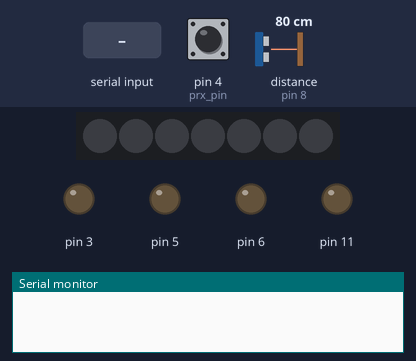
This sketch was run on a simulated Arduino Uno, built with avr-gcc and run on an emulated ATmega328P. Parts: 7 RGB LEDs in strip order, left to right, output pins drawn as LEDs (lit = HIGH), the last lines printed to the serial monitor. Wiring (inferred from the names in the program): ultrasonic range finder: trigger pin 7; echo pin 8. The inputs (shaded band) are chosen by the test bench; at power-on: distance to the obstacle (sensor on pin 8) 80 cm, pin 4 (prx_pin) HIGH. The echo pulse lasts 58.3 µs per cm; dim RGB values are drawn brighter than linear; pins used as bus, display or sensor lines are not drawn.

Above: at 1.2 s.
1.3 s: distance to the obstacle (sensor on pin 8) set to 25 cm
2.8 s: distance to the obstacle (sensor on pin 8) set to 21 cm
At 2.87 s:
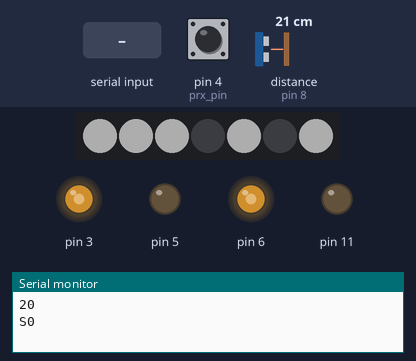
4.5 s: "F" received over Serial
6.1 s: "G" received over Serial
7.6 s: "I" received over Serial
9.1 s: "H" received over Serial
Timing chart, 0 to 11.6 s (numbered marks = the images above; inputs shaded):
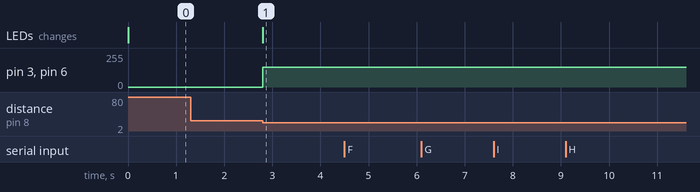

The sketch:

v3.ino
```cpp
#include <FastLED.h>
#include <Servo.h>
// Количество светодиодов
#define NUM_LEDS 7
// Номер порта
#define LED_PIN 10
// Массив светодиодов
CRGB leds[NUM_LEDS];

char income_symbol;

// для оптического датчика
const int prx_pin = 4;
byte v;

// для ультразвукового дальномера
const int echoPin = 8;
const int trigPin = 7;
long duration,cm;
Servo Servo1;
int servoPin=9;

void back(){
 pinMode(3,INPUT);
 pinMode(6,INPUT);
 pinMode(5,OUTPUT);
 pinMode(11,OUTPUT);
 Serial.print("F");
 int value=0;
 while(value!=255){
  analogWrite(3,value);
  analogWrite(6,value);
  value+=5;
  }
}

void front(){
 pinMode(6,OUTPUT);
 pinMode(3,OUTPUT);
 pinMode(5,INPUT);
 pinMode(11,INPUT);
 Serial.print("B");
 int value = 0;
 while(value!=-255){
  analogWrite(3,value);
  analogWrite(6,value);
  value -= 5;
  }
}

void stop(){
  Serial.print("S");
  Serial.println(income_symbol, 1); // печатает в консоль символ
  analogWrite(3,0);
  analogWrite(6,0);
  analogWrite(5,0);
  analogWrite(11,0);
}

void rightback(){
  pinMode(6,INPUT);
  pinMode(3,INPUT);
  pinMode(5,OUTPUT);
  pinMode(11,OUTPUT);
  analogWrite(5,150);
  analogWrite(11,50);
}

void leftback(){
  pinMode(3,INPUT);
  pinMode(6,INPUT);
  pinMode(5,OUTPUT);
  pinMode(11,OUTPUT);
  analogWrite(5,50);
  analogWrite(11,150);
}

void leftfront(){
  pinMode(5,INPUT);
  pinMode(11,INPUT);
  pinMode(6,OUTPUT);
  pinMode(3,OUTPUT);
  analogWrite(6,-150);
  analogWrite(3,-50);
}

void rightfront(){
  pinMode(5,INPUT);
  pinMode(11,INPUT);
  pinMode(6,OUTPUT);
  pinMode(3,OUTPUT);
  analogWrite(3,-150);
  analogWrite(6,-50);
}

void razvorotR(){
  pinMode(11,INPUT);
  pinMode(5,INPUT);
  analogWrite(11,0);
  analogWrite(5,150);
}

void razvorotL(){
  pinMode(5,INPUT);
  pinMode(11,INPUT);
  analogWrite(5,0);
  analogWrite(11,150);
}

void back_10(){
  pinMode(3,INPUT);
  pinMode(6,INPUT);
  for (int i = 0;i<10000;i++){
    analogWrite(3,150);
    analogWrite(6,150);
  }
  analogWrite(3,0);
  analogWrite(6,0);
}

void setup() {
  Serial.begin(19200);
  // ультразвуковой датчик
  pinMode(trigPin,OUTPUT);
  pinMode(echoPin,INPUT);
  pinMode(4, INPUT);
  pinMode(10, OUTPUT);

  // для светодиодиков
  FastLED.addLeds<WS2812,LED_PIN,GRB>(leds,NUM_LEDS).setCorrection(TypicalLEDStrip);
  // яркость светодиодов (макс значение 255) менять можно в любом месте программы
  FastLED.setBrightness(50);
}

void loop(){
  // звуковой датчик
  Servo1.write(90);
  digitalWrite(trigPin,LOW);
  delayMicroseconds(5);
  digitalWrite(trigPin,HIGH);
  delayMicroseconds(10);
  digitalWrite(trigPin,LOW);
  duration=pulseIn(echoPin,HIGH);
  cm=(duration/2)/29;
  // оптический датчик
  pinMode(prx_pin,INPUT);
  v = digitalRead(prx_pin);
  // условие на наличие тупика
   if((v != 1) || (cm < 23)){
    leds[0] = CHSV(0,0,255);
    leds[2] = CHSV(0,0,255);
    leds[1] = CHSV(0,0,255);
    leds[4] = CHSV(0,0,255);
    leds[6] = CHSV(0,0,255);
    // отправляем информациюю на ленту
    FastLED.show();
    Serial.println(cm);
    stop();
    back_10();
  }
  else{
    leds[0] = CHSV(0,0,0);
    leds[2] = CHSV(0,0,0);
    leds[1] = CHSV(0,0,0);
    leds[4] = CHSV(0,0,0);
    leds[6] = CHSV(0,0,0);
    FastLED.show();
  }
if (Serial.available()>0)
 {
  income_symbol = Serial.read();
  Serial.println(income_symbol);
  switch (income_symbol)
  {
    case 'F': // Движение вперед
      stop();
      front();
      break;
    case 'B': // Движение назад
      stop();
      back();
      break;
    case 'G': // Движение налево вперед
      leftfront();
      break;
    case 'S': // Стоп
      stop();
      break;
    case 'I': // Движение вперед направо
      stop();
      rightfront();
      break;
    case 'H': // Движение назад налево
      stop();
      leftback();
      break;
    case 'J': // Движение назад направо
      stop();
      rightback();
      break;
    case 'R': // Разворот направо
      stop();
      razvorotR();
      break;
    case 'L': // Разворот налево
      stop();
      razvorotL();
      break;
   }
  }
}
```

Measured:
- the behaviour switches between 24 and 23 cm on distance to the obstacle (sensor on pin 8) (found by bisection; images 0 and 1)
- after the input at 1.3 s, every drawn part: stays the same
- after the input at 2.8 s, pin 3, pin 6: 0/255 → 150/255 at once; the LEDs: change at once (image 1)
